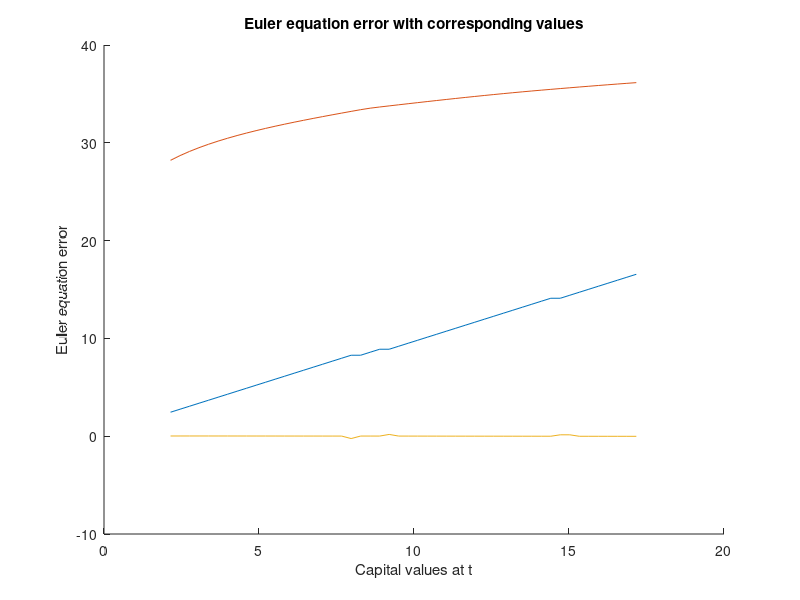

Source code (MATLAB): (Note: this script raises an error after producing the figure.)
% ==========================
% Problem set solving the stochastic neoclassical growth model different
% ways
% ==========================
% clear the workspace
clear
% close all figures
close all
%addpath('C:\Users\tbroer\Dropbox\Teaching\PSE\2021 Quantitative Macro\Problem sets\PS RBC')
%addpath('C:\Users\tbroer\Dropbox\Teaching\PSE\2021 Quantitative Macro\Problem sets')

% ============
% parameters
% ============
alpha=0.4; % capital share - this is alpha
beta = 0.99; % discount factor
rho = 0.95;   % persistence of TFP shock
sigma = 2.00000001; % CRRA coefficient (for 1 equals log, but need to replace the function, so set close to 1)
delta=0.1;

% ============
% options and convergence criteria
% ============

Howard =0; % set to 1 if you want to do policy fct iteration / Howard improvement
criter_V = 1e-6; % conv criterion for value function
N=50; % number of grid points
linear=1; % grid linear or not

%mean of capital non-stochastic steady state
kbar=((1/beta-1+delta)/(alpha))^(1/(alpha-1));
k_0 = 0.75*kbar;


% ==============
% 0. Grids,  etc
% ==============

% center the grid around mean of capital non-stochastic steady state
kbar=((1/beta-1+delta)/(alpha))^(1/(alpha-1));
% the grid
if delta==1
    if linear==1
        % linear sequence kbar -2kbar in N steps
        kgrid=linspace(kbar/2,2*kbar,N);
    else
        % linear sequence 0-0.5 in N steps, divided by 0.5 all to the power
        % of 5; times 1.5kbar
        temp=linspace(0,0.5,N).^5/0.5^5*(2*kbar-kbar/2);
        % 0.5kbar + temp
        kgrid=kbar/2+temp;
    end
else
    % if delta ~= 1, linear sequence 0.25kbar-2kbar in N steps
    kgrid=linspace(kbar/4 ,2*kbar,N);
end

% ==============
% 1. analytical case delta=1, finite T and infinite T
% ==============

alpha=0.4; % capital share - this is alpha
beta = 0.99; % discount factor
rho = 0.95;   % persistence of TFP shock
sigma = 2.00000001; % CRRA coefficient (for 1 equals log, but need to replace the function, so set close to 1)
delta=0.1;

% a. analytical policies, finite and infinite horizon


if delta==1 % only makes sense for delta=1
    k_analyt=zeros(1,T);
    
    k_analyt(1)=k_0;
    k_analyt_finite(1)=k_0;
    for t=2:T
        k_analyt(t)=(alpha*beta)*k_analyt(t-1)^alpha;
        temp=0;
        if t<T
            for i=t:T-1
                temp=alpha*beta*(1+temp);
            end
        end
        coef(t)=temp/(1+temp);
        k_analyt_finite(t)=coef(t)*k_analyt_finite(t-1)^alpha;
    end
    for i=1:N
        kprime_analyt(i)=(alpha*beta)*kgrid(i)^alpha;
    end
end

% ==============
% 2. Value function iteration (solve with and w/o Howard / policy function iteration), infinite T
% ==============

%pre-allocate matrices c, u for speed
u = zeros(N,N);
c = zeros(N,N);

% one period return
for i=1:N
    for j=1:N %Think if kgrid(j) is correct or should maybe be kprime for the - kgrid(j)
        c(i,j)= kgrid(i)^alpha - kgrid(j) + (1-delta)*kgrid(i);
        if c(i,j)>0
            u(i,j)=(c(i,j)^(1-sigma) -1)/(1-sigma);
        else
            %But I think the above should be correct, bc of same structure
            %here
            u(i,j)=-1e50*((kgrid(i)^alpha+(1-delta)*kgrid(i)-kgrid(j))<=0);
            %we penalize the negative value of c by giving them an utility
            %of minus infinity
        end
    end
end

% initial guesses and preallocations
dV=1;

%V= k_0^alpha - kgrid + (1-delta)*k_0;
%V= (V.^(1-sigma) -1)/(1-sigma);
% Alternative initial value definition
V = zeros(1,N);
VV = zeros(N,N);
Vnew = zeros(1,N);
kprime = zeros(1,N);
Vnewhow = zeros(1,N);
index = zeros(1,N); %stores the index of the optimal policy kprime(kgrid(i))
%kgrid(index(i))=kprime(i)
iter=0;
tic

% main loop
while dV>criter_V
    iter=iter+1;
    for i=1:N % loop over capital today
        for j=1:N %... and over capital tomorrow
            VV(i,j)= u(i,j) + beta*V(j); %this is without the interpolation
        end
        % take maximum over capital tomorrow
        [Vnew(i), maxI]= max(VV(i,:));
        index(i) = maxI;
        % record policy function - doesnt make sense
        kprime(i) = kgrid(maxI);
    end
    %dV =max(abs(Vnew-V)); %new-Corentin
    % Howard - doesn't help much here
    if Howard==1 && iter>3 %dV<criter_V*10^3  
        %k_mid_convergence = iter;
%         dVV=1;
%         while dVV>criter_V
%             for i=1:N
%                 temp = kgrid(i)^alpha - kprime(i) + (1-delta)*kgrid(i);
%                 temp = (temp^(1-sigma) -1)/(1-sigma);
%                 Vnewhow(i)=temp + beta*Vnew(i);
%                 clear temp
%             end
%             dVV=max(max(abs(Vnewhow-Vnew)));
%             %disp(dVV)
%             Vnew=Vnewhow;
%             disp("dVV")
%             disp(dVV)
%         end
        for i=1:N %new - Corentin
            temp = kgrid(i)^alpha - kprime(i) + (1-delta)*kgrid(i);
            temp = (temp^(1-sigma) -1)/(1-sigma);
            %[V_test , h] = max((u(i,:)+beta*Vnew));
            %gives us the result of the optimal policy for a given i and a
            %given V : V_test solves the maximization problem
            Vnewhow(i)=temp + beta*Vnew(index(i)); %Vnew(index(i))=V evaluated in kprime(i)
            clear temp
        end
        dV=max(abs(Vnewhow-Vnew));
        Vnew=Vnewhow;
        disp("dVHoward");
        disp(dV);
        iter = iter+1; 
        %we count 1 loop with policy function iteration as one iteration to
        %compare with the case without howard
    end %end of new-Corentin
    
    % calculate convergence criterion
    % but basically, we stop if the old-new difference in values is small
    dV=max(abs(Vnew-V)); %works also without doubling max
    % updated value function
    V=Vnew;
    disp('dV')
    disp(dV)
end

V_disc_VFI=V;
kprime_VFI = kprime;
toc

%% Build plots for policy functions - Plot policy function k'(k)
hold on
title("K' policy function plot")
plot(kgrid, kprime), xlabel('Capital values at t'), ylabel('Capital level at t+1');
hold off
%%
hold on
title("Value function plot by capital values")
plot(kgrid, V), xlabel('Capital values at t'), ylabel('Value function result at t');
hold off
%%

% Euler equation errors in percent

% consumption vector today
c1= kgrid.^alpha + (1- delta)*kgrid - kprime;
% consumption vector at choice kprime tomorrow
c2= interp1(kgrid, c1, kprime,'linear','extrap');
% marginal productivity
margprod=alpha.*kprime.^(alpha-1) + 1 - delta;

EEerror_disc=(c1 - beta.*margprod.^(-1/sigma).*c2)./c1;
maxEEerror_disc=max(abs(EEerror_disc));

hold on
title("Euler equation error with corresponding values")
plot(kgrid, EEerror_disc), xlabel('Capital values at t'), ylabel('Euler equation error');
hold off
%%
% ==============
% 3. Value function iteration with interpolation
% ==============
% set options for fminsearch
options=optimset('MaxIter',5000,'MaxFunEval',5000,'TolFun',1e-12);
% initial guesses

dV=1;
V=V_disc_VFI;%zeros(N,1);
iter=0;
tic
kprime_VFI_cont=kprime_VFI; %initial guess


tic

% fminsearch
while dV>criter_V
    iter=iter+1;
    kprimelow=min(kgrid); kprimehigh=1.3*min(kgrid);
    for i=1:N % loop over capital today
        % find maximum over capital tomorrow - now using interpolation
        [kprime_VFI_cont(i),Vnew(i)]=fminsearch(@(x) Valuefun(x,kgrid,kgrid(i),alpha,sigma,V,delta,beta),kprime_VFI_cont(i),options);
    end
    Vnew=-Vnew; % take negative as Valuefun is for minimisation
    % calculate convergence criterion
    dV=max(max(abs(Vnew-V)));
    % updated value function
    V=Vnew;
    %disp('dV')
    %disp(dV)%
end
t_fmins=toc;
%%
% with Golden Search
dV=1;
ctemp=kgrid.^alpha+(1-delta)*kgrid;
V=V_disc_VFI;%(ctemp.^(1-sigma)-1)/(1-sigma)
kprime_VFI_contG = zeros(1,N);
VnewG = zeros(1,N);
iter=0;        
alpha1 = (3-sqrt(5))/2;
alpha2 = (sqrt(5)-1)/2;
tic
while dV>criter_V
    iter=iter+1;

    for i=1:N % loop over capital today
        
        if i==1
            kprimelow=min(kgrid); 
            kprimehigh=max(kgrid);
        else
            kprimelow=max(kprimelow,min(kgrid)); 
            kprimehigh=1.2*kprimelow;
        end
        b1=kprimelow+alpha1*(kprimehigh-kprimelow); %lower bound candidate
        b2=kprimelow+alpha2*(kprimehigh-kprimelow); %upper bound candidate
        %Starting value function results
        Vlow=Valuefunpos(kprimelow,kgrid,kgrid(i),alpha,sigma,V,delta,beta);
        Vhigh=Valuefunpos(kprimehigh,kgrid,kgrid(i),alpha,sigma,V,delta,beta);
        %Candidate value function results
        % Lower bound cand result
        Vb1=Valuefunpos(b1,kgrid,kgrid(i),alpha,sigma,V,delta,beta);
        % Upper bound cand result
        Vb2=Valuefunpos(b2,kgrid,kgrid(i),alpha,sigma,V,delta,beta);
        dk=1;
        criter_k=1e-12;
        while dk>criter_k
        % use golden search
        if Vb2>Vb1                                            
            kprimelow=b1; 
            Vlow=Valuefunpos(kprimelow,kgrid,kgrid(i),alpha,sigma,V,delta,beta);
            b1=kprimelow+alpha1*(kprimehigh-kprimelow);
            Vb1=Valuefunpos(b1,kgrid,kgrid(i),alpha,sigma,V,delta,beta);
            b2=kprimelow+alpha2*(kprimehigh-kprimelow);
            Vb2=Valuefunpos(b2,kgrid,kgrid(i),alpha,sigma,V,delta,beta);
        else
            kprimehigh=b2;
            Vhigh=Valuefunpos(kprimehigh,kgrid,kgrid(i),alpha,sigma,V,delta,beta);
            b2=kprimelow+alpha2*(kprimehigh-kprimelow);
            Vb2=Valuefunpos(b2,kgrid,kgrid(i),alpha,sigma,V,delta,beta);
            b1=kprimelow+alpha1*(kprimehigh-kprimelow);
            Vb1=Valuefunpos(b1,kgrid,kgrid(i),alpha,sigma,V,delta,beta);
        end
        dk=abs(Vhigh-Vlow);
        end
        kprime_VFI_contG(i)=1/2*(kprimelow+kprimehigh);
        VnewG(i)=1/2*(Vlow+Vhigh);

        % disp([Vnew(i,1),kprime_VFI_cont(i)])
    end
    
    % calculate convergence criterion
    dV=max(max(abs(VnewG-V)));
    % updated value function
    V=VnewG;    
    disp('dV')
    disp(dV)
end
t_G=toc;

%%

% Euler equation errors in percent

% consumption vector today
c1_cont= kgrid.^alpha + (1- delta)*kgrid - kprime_VFI_contG;
% consumption vector at choice kprime tomorrow
c2_cont= interp1(kgrid, c1_cont, kprime_VFI_contG,'linear','extrap');
% marginal productivity
margprod_cont=alpha.*kprime_VFI_contG.^(alpha-1) + 1 - delta;

EEerror_cont=(c1_cont - beta.*margprod_cont.^(-1/sigma).*c2_cont)./c1_cont;
maxEEerror_cont=max(abs(EEerror_cont));

hold on
title("Euler equation error with corresponding values - Golden Search")
plot(kgrid, EEerror_cont), xlabel('Capital values at t'), ylabel('Euler equation error');
hold off

%%
% ==============
% Figures
% ==============
% plot policy function
figure(1)
% levels
subplot(2,1,1)
title("K' policy function plot with Golden Search");
hold on
if delta==1 && abs(sigma-1)<0.001
    kprime_analyt_pol=alpha*beta*kgrid.^alpha;
    plot(kgrid,kprime_analyt_pol,'b-','Linewidth',1)
end

%plot(kgrid,kprime_VFI,'k-','Linewidth',1)
%plot(kgrid,kprime_VFI_cont,'k--','Linewidth',1)
%plot(kgrid,kprime_VFI_contG,'k--','Linewidth',1)
plot(kgrid, kprime_VFI, kgrid, kprime_VFI_contG)
xlabel('Capital values at t'), ylabel('Capital values at t+1');

h = legend('VFI path', 'Golden Search path' ,'Location', 'best','Orientation','Vertical');
h.Title.String = 'Search methods';

set(h,'fontsize',12,'Interpreter','Latex')
